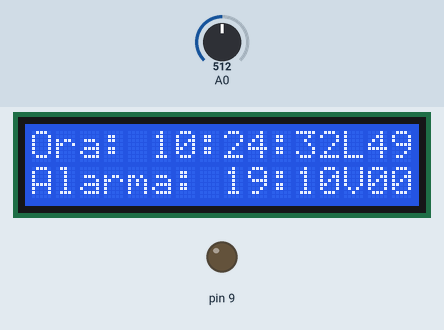
Recording of a sketch running on a simulated Arduino Uno, built with avr-gcc and run on an emulated ATmega328P. On the bench: 16×2 character LCD, output pins drawn as LEDs (lit = HIGH). Inputs (shaded band) come from the test bench; at power-on: A0 = 512. The local clock reads 2024-03-15 10:24:30 at power-on unless the sketch sets it; what the sketch prints to the serial monitor is not drawn.

Above: at 2.7 s.
2.8 s: A0 set to 126
At 4.4 s:
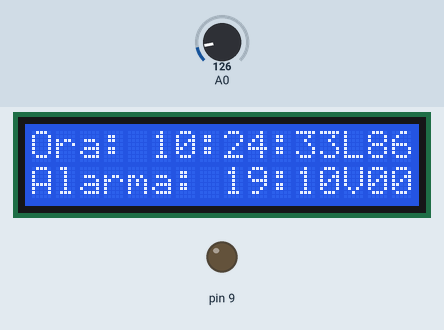
5.8 s: A0 set to 111
At 7.1 s:
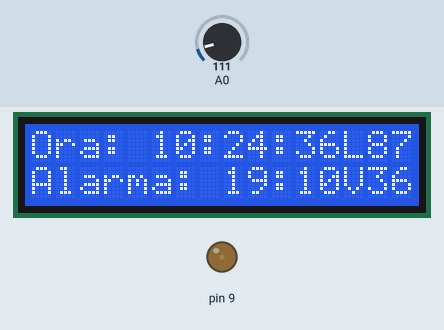
7.7 s: A0 set to 10
At 10.4 s:
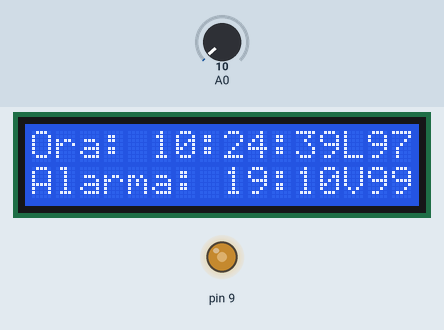
Timing chart, 0 to 16.7 s (numbered marks = the images above; inputs shaded):
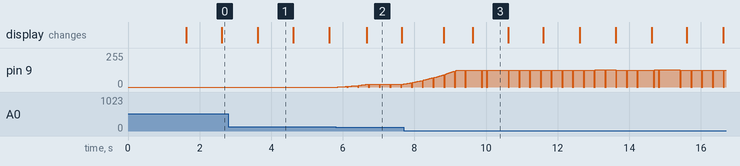

The sketch:

ceas_inteligent_ldr2_fara_cod_pt_mp3.ino
```cpp
#include <Wire.h>
#include <LiquidCrystal_I2C.h>
#include <ThreeWire.h>
#include <RtcDS1302.h>

LiquidCrystal_I2C lcd(0x27, 16, 2);
ThreeWire myWire(12, 11, 13);
RtcDS1302<ThreeWire> Rtc(myWire);

uint8_t oraAlarma = 19;
uint8_t minutAlarma = 10;
const bool DOAR_LA_ALARMA = false;
bool muzicaPermisa = !DOAR_LA_ALARMA;

const uint16_t LUM_PRAG_PORNIRE = 900;
const uint16_t LUM_PRAG_OPRIRE  = 850;
const uint16_t LUM_MAXIM        = 1000;

const uint8_t VOL_MIN = 20;
const uint8_t VOL_MAX = 255;
const uint8_t PAS_VOLUM = 2;

const uint16_t MELODIE[] = {
  330, 330, 349, 392, 392, 349, 330, 294, 262, 262, 294, 330, 330, 294, 294,
  330, 330, 349, 392, 392, 349, 330, 294, 262, 262, 294, 330, 294, 262, 262
};
const uint8_t DURATE[] = {
  2, 2, 2, 2, 2, 2, 2, 2, 2, 2, 2, 2, 3, 1, 4,
  2, 2, 2, 2, 2, 2, 2, 2, 2, 2, 2, 2, 3, 1, 4
};
const uint8_t NR_NOTE = sizeof(MELODIE) / sizeof(MELODIE[0]);
const uint16_t UNITATE_MS = 150;
const uint16_t GOL_MS = 40;

uint16_t lumina = 0;
uint8_t volumCurent = 0;
bool muzicaPornita = false;
uint8_t idxNota = 0;
bool inGol = false;
unsigned long tStartNota = 0;
unsigned long tLumina = 0, tVolum = 0, momentUltimaActualizare = 0;

// setari adc pt ldr
void adcInit() {
  ADMUX  = (1 << REFS0);
  ADCSRA = (1 << ADEN) | (1 << ADPS2) | (1 << ADPS1) | (1 << ADPS0);
  DIDR0 |= (1 << ADC0D);
}

uint16_t adcCitire() {
  ADCSRA |= (1 << ADSC);
  while (ADCSRA & (1 << ADSC));
  return ADC;
}

const bool LDR_INVERSAT = true;

uint16_t citesteLumina() {
  uint16_t v = adcCitire();
  return LDR_INVERSAT ? (1023 - v) : v;
}

// setari pwm buzzer
void sunetInit() {
  DDRB  |= (1 << DDB1);
  TCCR1A = (1 << WGM11);
  TCCR1B = (1 << WGM13) | (1 << WGM12) | (1 << CS11);
  ICR1   = 19999;
  OCR1A  = 0;
}

void sunetVolum(uint8_t v) {
  uint32_t top = ICR1;
  OCR1A = (uint16_t)((top * v * v) / (2UL * 65025UL));
}

void sunetFrecventa(uint16_t f) {
  ICR1 = (uint16_t)(2000000UL / f) - 1;
  TCCR1A |= (1 << COM1A1);
  sunetVolum(volumCurent);
}

void sunetStop() {
  TCCR1A &= ~(1 << COM1A1);
  PORTB  &= ~(1 << PB1);
}

// parcurgere vector note
void melodieReset() {
  idxNota = 0;
  inGol = false;
  tStartNota = millis();
  sunetFrecventa(MELODIE[0]);
}

void melodieUpdate() {
  unsigned long durata = (unsigned long)DURATE[idxNota] * UNITATE_MS;
  unsigned long t = millis() - tStartNota;

  if (!inGol && t >= durata - GOL_MS) {
    sunetStop();
    inGol = true;
  } else if (inGol && t >= durata) {
    idxNota = (idxNota + 1) % NR_NOTE;
    tStartNota = millis();
    inGol = false;
    sunetFrecventa(MELODIE[idxNota]);
  }
}

// mapare lumina - volum
uint8_t calculeazaTinta(uint16_t l) {
  if (!muzicaPermisa || l <= LUM_PRAG_OPRIRE) return 0;
  if (l >= LUM_MAXIM) return VOL_MAX;
  return VOL_MIN + (uint32_t)(l - LUM_PRAG_OPRIRE) * (VOL_MAX - VOL_MIN) / (LUM_MAXIM - LUM_PRAG_OPRIRE);
}

// formatare afisaj
void print2(uint8_t n) {
  if (n < 10) lcd.print('0');
  lcd.print(n);
}

void setup() {
  Serial.begin(9600);

  adcInit();
  sunetInit();
  lumina = citesteLumina();

  lcd.init();
  lcd.backlight();
  lcd.clear();
  lcd.setCursor(0, 0);
  lcd.print("Sistem Pornit...");

  Rtc.Begin();
  if (Rtc.GetIsWriteProtected()) Rtc.SetIsWriteProtected(false);
  if (!Rtc.GetIsRunning()) Rtc.SetIsRunning(true);

  delay(1500);
  lcd.clear();
}

void loop() {
  unsigned long acum = millis();

  // filtrare valori ldr
  if (acum - tLumina >= 10) {
    tLumina = acum;
    lumina = (lumina * 7 + citesteLumina()) / 8;

    if (!muzicaPornita && muzicaPermisa && lumina >= LUM_PRAG_PORNIRE) {
      muzicaPornita = true;
      volumCurent = VOL_MIN;
      melodieReset();
    }
  }

  // tranzitie fina volum
  if (muzicaPornita && acum - tVolum >= 20) {
    tVolum = acum;
    uint8_t tinta = calculeazaTinta(lumina);

    if (volumCurent < tinta) {
      volumCurent = (tinta - volumCurent > PAS_VOLUM) ? volumCurent + PAS_VOLUM : tinta;
    } else if (volumCurent > tinta) {
      volumCurent = (volumCurent - tinta > PAS_VOLUM) ? volumCurent - PAS_VOLUM : tinta;
    }

    if (volumCurent == 0 && tinta == 0) {
      sunetStop();
      muzicaPornita = false;
    } else {
      sunetVolum(volumCurent);
    }
  }

  if (muzicaPornita) melodieUpdate();

  // refresh ecran o data pe secunda
  if (acum - momentUltimaActualizare >= 1000) {
    momentUltimaActualizare = acum;

    RtcDateTime now = Rtc.GetDateTime();

    if (DOAR_LA_ALARMA) {
      muzicaPermisa = (now.Hour() == oraAlarma && now.Minute() == minutAlarma);
    }

    lcd.setCursor(0, 0);
    lcd.print("Ora: ");
    print2(now.Hour());   lcd.print(':');
    print2(now.Minute()); lcd.print(':');
    print2(now.Second());
    lcd.setCursor(13, 0);
    lcd.print('L');
    print2((uint32_t)lumina * 99 / 1023);

    lcd.setCursor(0, 1);
    lcd.print("Alarma: ");
    print2(oraAlarma);  lcd.print(':');
    print2(minutAlarma);
    lcd.setCursor(13, 1);
    lcd.print('V');
    print2((uint32_t)volumCurent * 99 / 255);

    Serial.println(lumina);
  }
}
```

Measured:
- what the display in image 1 shows lasts 1.0 s, from 3.6 s to 4.6 s
